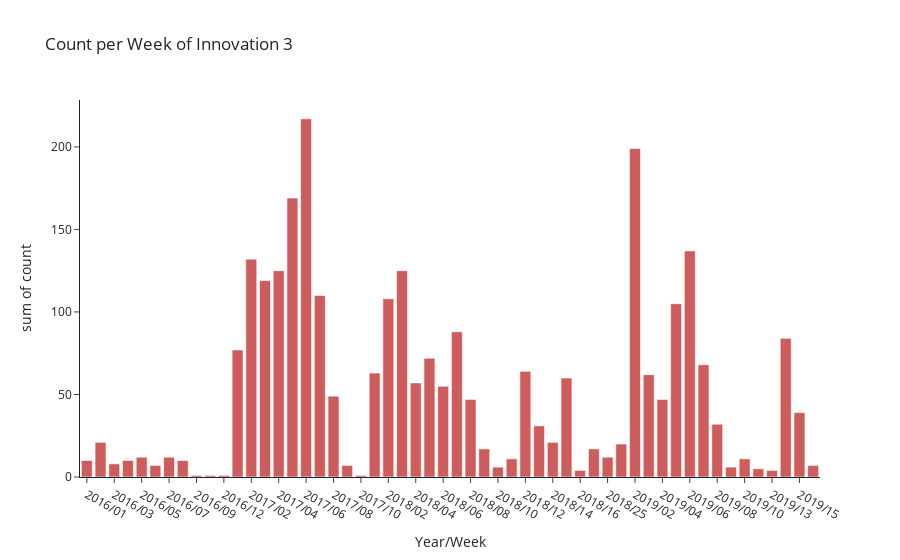

The notebook cell saved with this chart:
### Code cell
fig = px.histogram(count3, x="Year/Week", y="count", template="simple_white", title="Count per Week of Innovation 3", color_discrete_sequence=['indianred'])
fig.show()

### Figure 1 — Plotly figure (JSON) as saved in the notebook; plotly's stock layout.template omitted (floating-point values rounded to 4 significant figures; data arrays with more than 128 entries replaced by an {"elided": "..."} marker saying what was removed)
{"data": [{"alignmentgroup": "True", "bingroup": "x", "histfunc": "sum", "hovertemplate": "Year/Week=%{x}<br>sum of count=%{y}<extra></extra>", "legendgroup": "", "marker": {"color": "indianred", "pattern": {"shape": ""}}, "name": "", "offsetgroup": "", "orientation": "v", "showlegend": false, "type": "histogram", "x": {"elided": "601 str values"}, "xaxis": "x", "y": {"elided": "601 int values"}, "yaxis": "y"}], "layout": {"barmode": "relative", "legend": {"tracegroupgap": 0}, "title": {"text": "Count per Week of Innovation 3"}, "xaxis": {"anchor": "y", "domain": [0, 1], "title": {"text": "Year/Week"}}, "yaxis": {"anchor": "x", "domain": [0, 1], "title": {"text": "sum of count"}}}}
